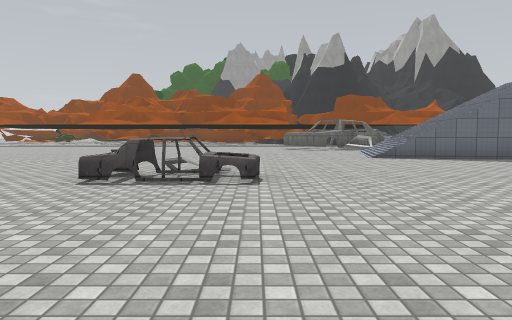
view 1 (above)

24 first-person views from a walk through a 3-D level made in the Unity game engine. The camera is 1.3 m above the floor, tilts 4° down and sees 70° across. The floor is counted in squares, 2 m on a side. Each view is taken from the middle of a square. On the plan, view 1 faces up. The plan holds only what a view shows up to about 11 squares ahead; the rest is blank. The place goes on beyond the plan. The player is left out. Surface patterns are stand-ins for the level's own textures.

view 2
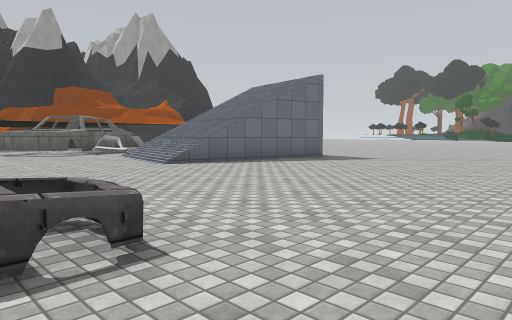

view 3
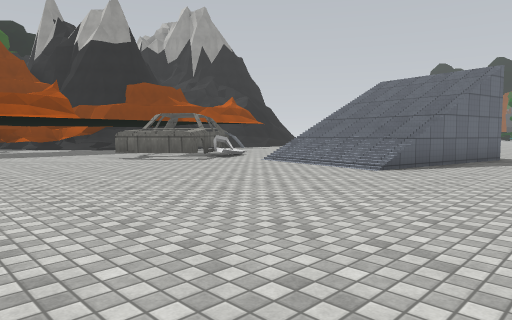

view 4
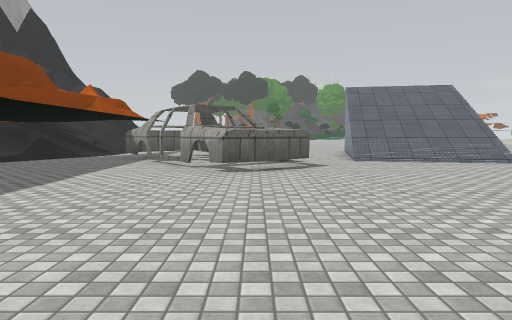

view 5
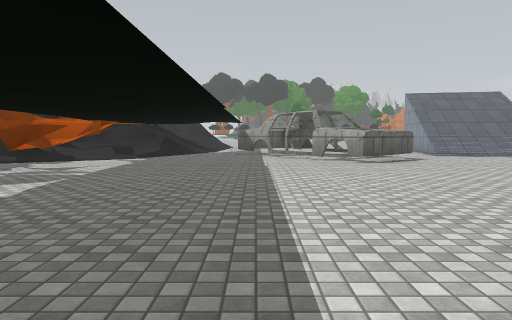

view 6
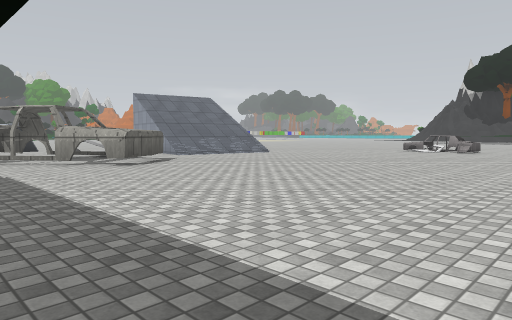

view 7
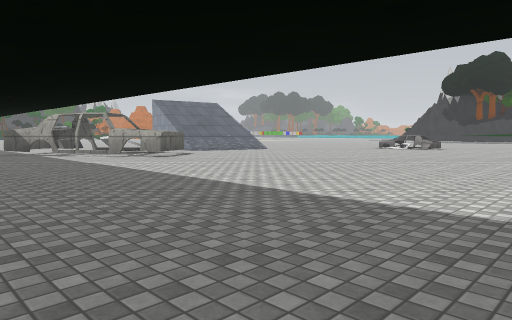

view 8
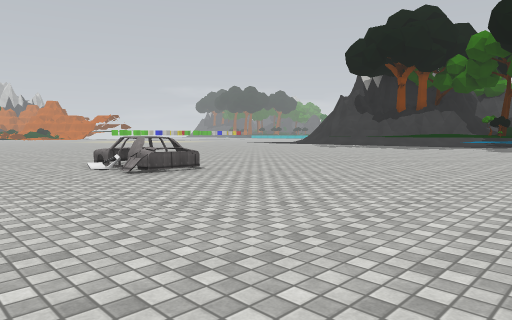

view 9
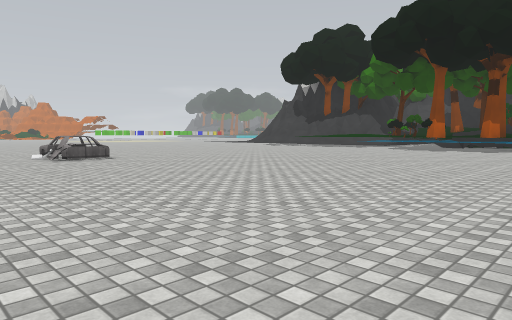

view 10
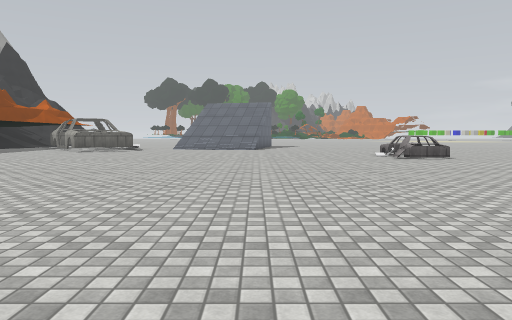

view 11
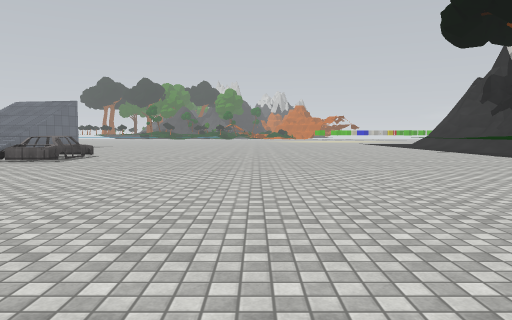

view 12
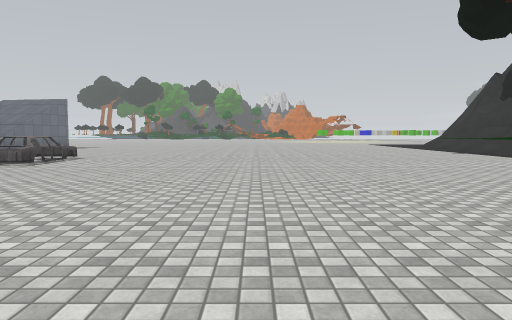

view 13
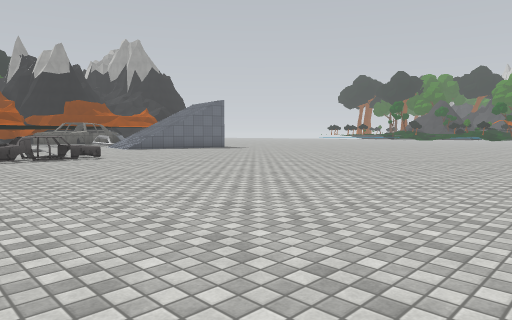

view 14
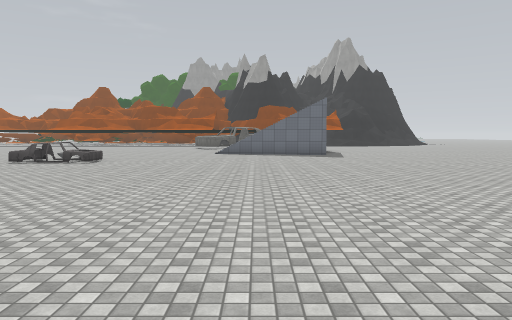

view 15
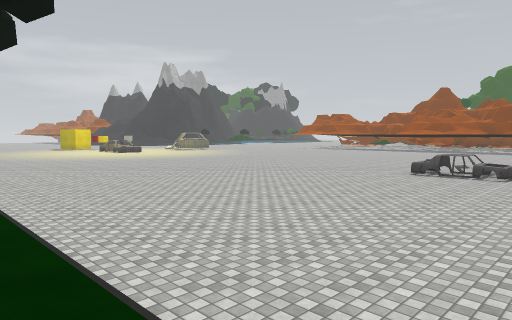

view 16
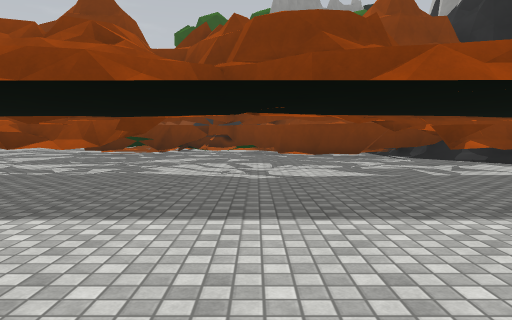

view 17
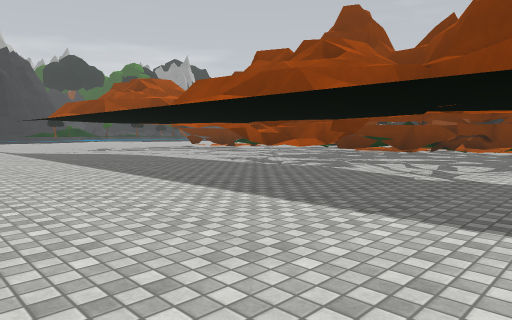

view 18
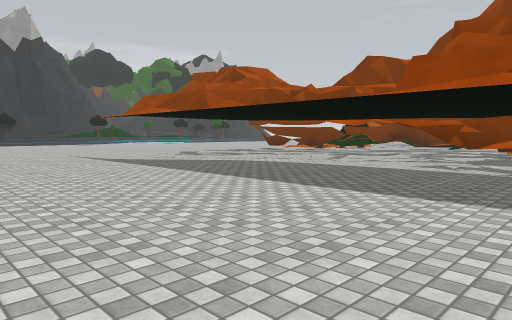

view 19
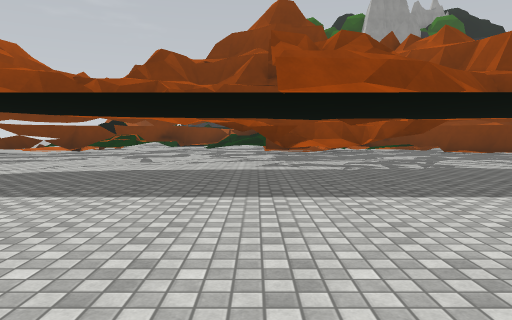

view 20
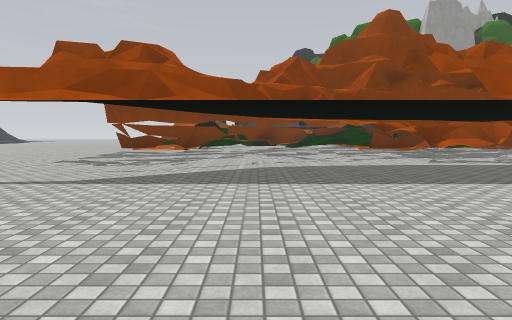

view 21
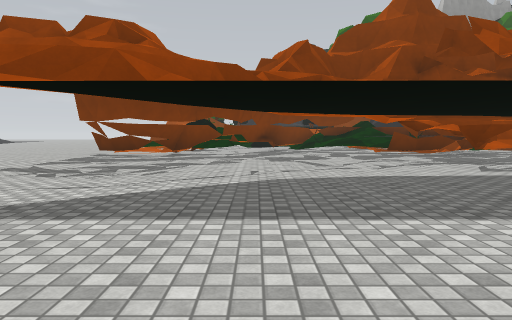

view 22
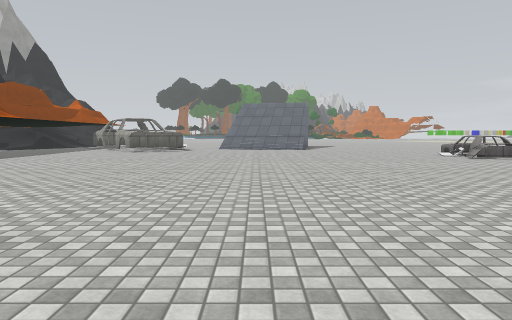

view 23
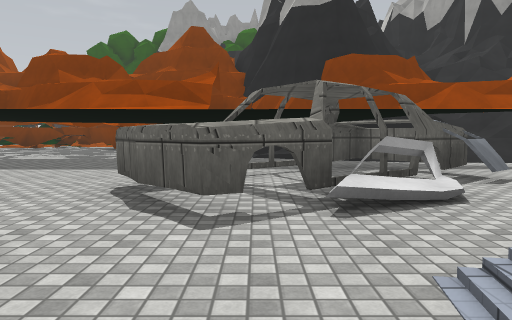

view 24
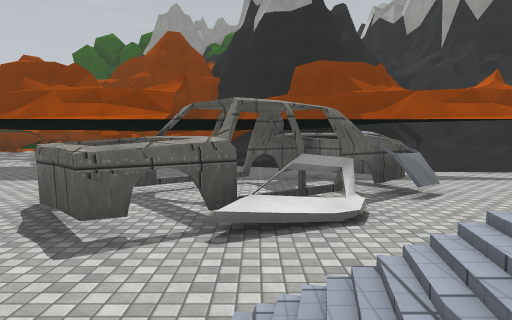

### Floor plan
Key: @ floor where view 1 was taken; # wall or solid block; . main floor; : floor 1 m higher than the main floor; + floor 1.25 m higher than the main floor; / step, stairs or slope; = window, fence, low wall or low ledge; ^ raised ledge; T thing the floor can be seen under or through; O other object.
Columns run from 20 left of view 1 to 7 right of it. Each row starts with its distance up from view 1.
 29                ##
 28                ..
 27   ##.......  .....###
 26 ....................###
 25 ......................#
 24 .........TTTTT.....#####
 23 ..........TT TT.....########
 22 ......................../##+
 21  ........................///
 20   ......... ................
 19  .......................##..
 18  ........................TT.
 17  .....................TT TT.
 16     ..................^TTT..
 15      ...  .............T...
 14       .   .................
 13          ...............///
 12         ................////
 11          ...............////
 10         ................=///
  9         ....................
  8         ....................
  7         ....................
  6         ..........OOO.......
  5          .........OOO.......
  4          ...................
  3          ...................
  2          ...................
  1          ...................
  0          ...........@.......
 -1           ..................
 -2           ..................
 -3          ...................
 -4          ...................
 -5               .///////
 -6                  :+:://  /
 -7                    ###

Where each view was taken, in squares from view 1:
view 1: 0 up, 0 right, facing up
view 2: 3 up, 1 left, facing up-right
view 3: 7 up, 3 left, facing up-right
view 4: 16 up, 5 left, facing right
view 5: 19 up, 7 left, facing right
view 6: 20 up, 6 left, facing down-right
view 7: 22 up, 8 left, facing down-right
view 8: 9 up, 8 left, facing down-right
view 9: 9 up, 12 left, facing down-right
view 10: 10 up, 12 left, facing right
view 11: 0 up, 11 left, facing right
view 12: 0 up, 10 left, facing right
view 13: 5 down, 4 left, facing up-right
view 14: 6 down, 5 right, facing up
view 15: 6 down, 2 right, facing up-left
view 16: 16 up, 4 left, facing up
view 17: 16 up, 2 left, facing up-left
view 18: 15 up, 7 left, facing up-left
view 19: 15 up, 10 left, facing up
view 20: 14 up, 14 left, facing up
view 21: 16 up, 14 left, facing up
view 22: 12 up, 12 left, facing right
view 23: 12 up, 3 right, facing up
view 24: 12 up, 4 right, facing up
